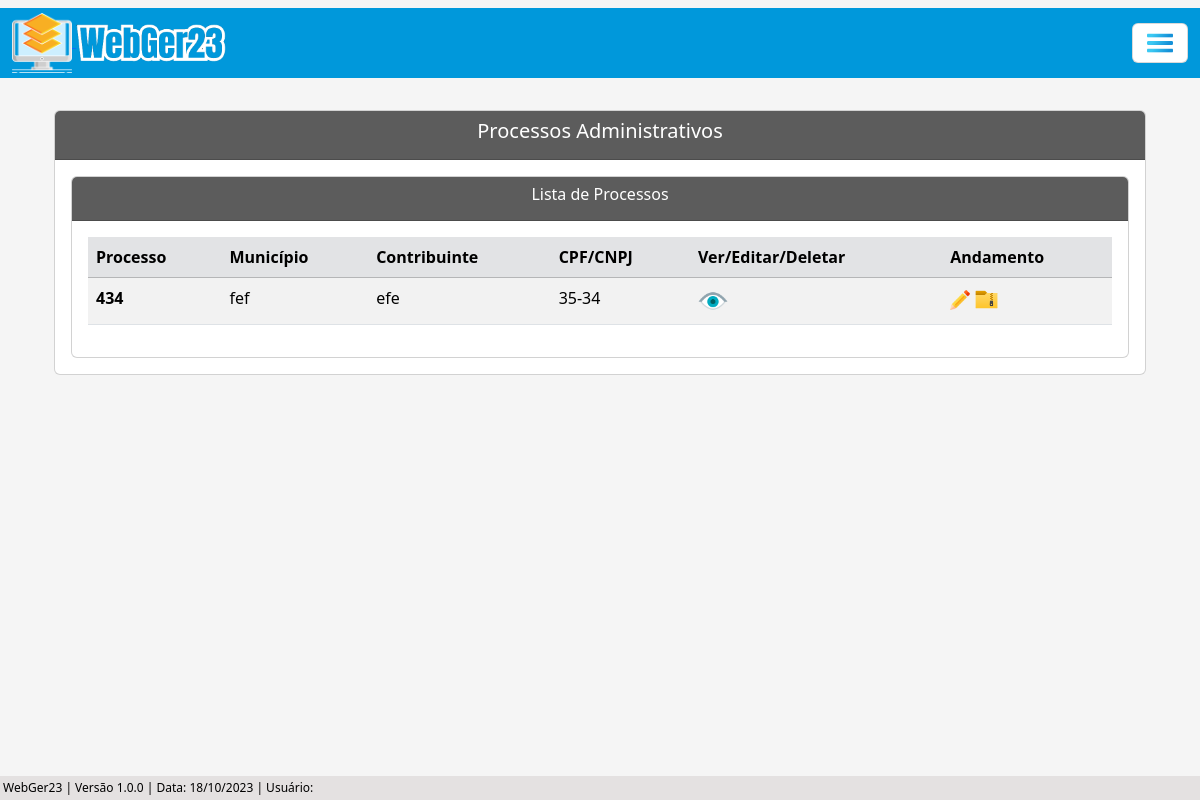
Before: /listar/processo-adm/ with the older database file.
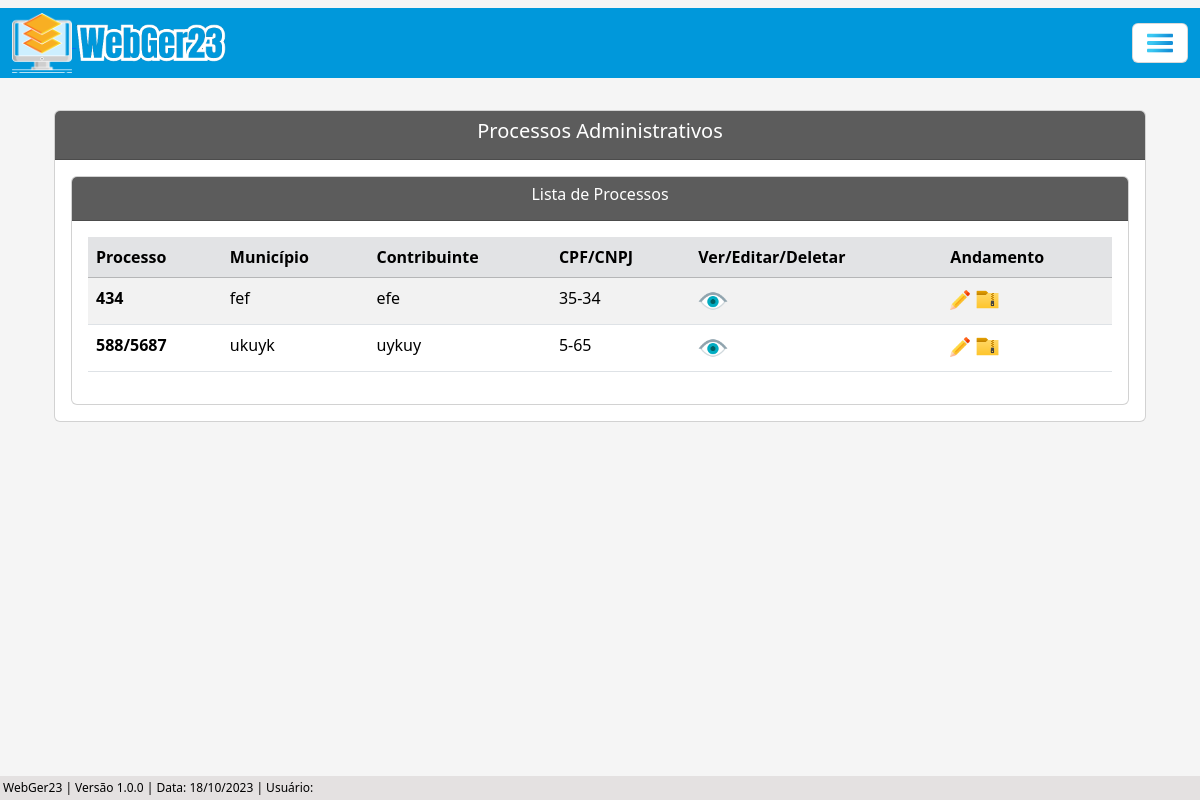
After: the same page with the newer database file.
### processo/models.py (models this page shows, shortened)
class Base(models.Model): # Classe base, será herdada pelas outras classes
    data_criacao = models.DateTimeField('data_criação', auto_now_add=True)
    usuario_criador = models.ForeignKey(get_user_model(), verbose_name='Usuário Criador', on_delete=models.SET_NULL, null=True)
    data_alteracao = models.DateTimeField('Alterado', auto_now=True)
    ativo = models.BooleanField('Ativo', default=True)
    class Meta:
        abstract = True

class ProcessoAdm(Base):
    tipo_pessoas = (
        ('Física', 'Física'), ('Jurídica', 'Jurídica'),
    )
    numero = models.CharField(unique=True, verbose_name='N°', max_length=10) # Número do processo
    municipio = models.CharField(max_length=50, verbose_name='Município') # Município
    uf = models.CharField(max_length=2) # UF
    data_inicial = models.DateField(blank=True, null=True) # Data Inicial do Período do processo
    data_final = models.DateField(blank=True, null=True) # Data final do Período do processo
    data_div_ativa = models.DateField(blank=True, null=True) # Data dívida ativa
    valor_atributo = models.CharField(max_length=14, blank=True, null=True)  # Valor do atributo
    valor_multa = models.CharField(max_length=14, blank=True, null=True) # Valor da multa
    valor_credito = models.CharField(max_length=14, blank=True, null=True) # Valor do crédito
    valor_atualizado = models.CharField(max_length=14, blank=True, null=True) # Valor do atualizado
    data_valor_atualizado = models.DateField(blank=True, null=True) # Data valor atualizado
    nome_contribuinte = models.CharField(max_length=50)  # Nome / Razão Social
    tipo_pessoa = models.CharField(max_length=50, choices=tipo_pessoas) # Física / Jurídica # Utiliza choices(escolhas) para selecionar o tipo de pessoas
    documento = models.CharField(max_length=20, verbose_name='CPF/CNPJ', unique=True) # CPF / CNPJ
    nome_fantasia = models.CharField(max_length=50, blank=True, null=True) # Nome Fantasia
    email = models.EmailField(max_length=50, blank=True, null=True) # E-mail
    endereco = models.CharField(max_length=150) # Rua
    complemento = models.CharField(max_length=50, blank=True, null=True) # Complemento
    municipio_contribuinte = models.CharField(max_length=50, blank=True, null=True) # Município Contribuinte
    uf_contribuinte = models.CharField(max_length=2, verbose_name='UF', blank=True, null=True) # UF Contribuinte
    cep = models.CharField(max_length=10, blank=True, null=True) # CEP
    telefone = models.CharField(max_length=20, blank=True, null=True) # Telefone
    celular = models.CharField(max_length=20, blank=True, null=True) # Celular

### processo/views.py (the view)
# urls.py: path('listar/processo-adm/', ProcessoAdmList.as_view(), name='proc-adm-list'),
class ProcessoAdmList(ListView):
    model = ProcessoAdm
    template_name = 'processos/lists/processo_adm_list.html'
    def get_queryset(self):
        return ProcessoAdm.objects.filter(ativo=True)

### processo/templates/processos/lists/processo_adm_list.html (shortened to what this page needs)
{% extends 'index.html' %}
{% load static %}
{% block conteudo %}
    <div class="container p-4">
        <div class="card">
            <div class="card-header text-white" style="background-color: #5c5c5c;">
                <h5 style="text-align: center;">Processos Administrativos</h5>
            </div>
            <div class="card-body">
                <div class="card">
                    <div class="card-header text-white" style="background-color: #5c5c5c;; text-align: center;">
                    <h6>Lista de Processos</h6>
                    </div>
                    <div class="card-body">
                        <div class="table-responsive">
                            <table class="table table-striped" id="tabela-listar">
                                <thead>
                                    <tr class="table-secondary">
                                        <th>Processo</th>
                                        <th>Município</th>
                                        <th>Contribuinte</th>
                                        <th>CPF/CNPJ</th>
                                        <th>Ver/Editar/Deletar</th>
                                        <th>Andamento</th>
                                    </tr>
                                </thead>
                                <tbody>
                                    {% for processo in object_list %}
                                    <tr>
                                        <td><b>{{ processo.numero }}</b></td>
                                        <td>{{ processo.municipio }}</td>
                                        <td>{{ processo.nome_contribuinte }}</td>
                                        <td>{{ processo.documento }}</td>
                                            <td>
                                                <a href="{% url 'proc-adm-view' processo.pk %}"><img src="{% static 'img/olho3.png' %}" width="30"></i></a>
                                            </td>
                                        <td>
                                            <a href="{% url 'andamento-adm-list-update' processo.pk %}"><img src="{% static 'img/botao-editar.png' %}" width="20"></a>
                                            <a href="{% url 'andamento-adm-list' processo.pk %}"><img src="{% static 'img/arquivo.png' %}" width="25"></a>
                                        </td>
                                    </tr>
                                    {% endfor %}
                                </tbody>
                            </table>
                        </div>
                    </div>
                </div>
            </div>
        </div>
    </div>
    <br>
    {% endblock %}

Changed rows visible on the page:
added ProcessoAdm: numero "588/5687", municipio "ukuyk", nome_contribuinte "uykuy", documento "5-65"
